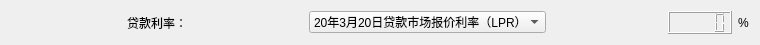
<?xml version="1.0" encoding="UTF-8"?>
<ui version="4.0">
 <class>Lilun</class>
 <widget class="QWidget" name="Lilun">
  <property name="geometry">
   <rect>
    <x>0</x>
    <y>0</y>
    <width>760</width>
    <height>41</height>
   </rect>
  </property>
  <property name="windowTitle">
   <string>Form</string>
  </property>
  <layout class="QHBoxLayout" name="horizontalLayout">
   <item>
    <spacer name="horizontalSpacer_3">
     <property name="orientation">
      <enum>Qt::Horizontal</enum>
     </property>
     <property name="sizeHint" stdset="0">
      <size>
       <width>40</width>
       <height>20</height>
      </size>
     </property>
    </spacer>
   </item>
   <item>
    <widget class="QLabel" name="label">
     <property name="text">
      <string>贷款利率：</string>
     </property>
    </widget>
   </item>
   <item>
    <spacer name="horizontalSpacer_2">
     <property name="orientation">
      <enum>Qt::Horizontal</enum>
     </property>
     <property name="sizeHint" stdset="0">
      <size>
       <width>40</width>
       <height>20</height>
      </size>
     </property>
    </spacer>
   </item>
   <item>
    <widget class="QComboBox" name="comboBox">
     <item>
      <property name="text">
       <string>20年3月20日贷款市场报价利率（LPR）</string>
      </property>
     </item>
     <item>
      <property name="text">
       <string>19年9月20日贷款市场报价利率（LPR）</string>
      </property>
     </item>
     <item>
      <property name="text">
       <string>15年10月24日利率上限（1.1倍）</string>
      </property>
     </item>
     <item>
      <property name="text">
       <string>15年10月24日利率上限（1.05倍）</string>
      </property>
     </item>
     <item>
      <property name="text">
       <string>15年10月24日利率下限（85折）</string>
      </property>
     </item>
     <item>
      <property name="text">
       <string>15年10月24日利率下限（7折）</string>
      </property>
     </item>
     <item>
      <property name="text">
       <string>15年10月24日基准利率</string>
      </property>
     </item>
     <item>
      <property name="text">
       <string>15年8月26日利率上限（1.1倍）</string>
      </property>
     </item>
     <item>
      <property name="text">
       <string>15年8月26日利率下限（85折）</string>
      </property>
     </item>
     <item>
      <property name="text">
       <string>15年8月26日利率下限（7折）</string>
      </property>
     </item>
     <item>
      <property name="text">
       <string>15年8月26日基准利率</string>
      </property>
     </item>
     <item>
      <property name="text">
       <string>15年6月28日利率上限（1.1倍）</string>
      </property>
     </item>
     <item>
      <property name="text">
       <string>15年6月28日利率下限（85折）</string>
      </property>
     </item>
     <item>
      <property name="text">
       <string>15年6月28日利率下限（7折）</string>
      </property>
     </item>
     <item>
      <property name="text">
       <string>15年6月28日基准利率</string>
      </property>
     </item>
     <item>
      <property name="text">
       <string>15年5月11日利率上限（1.1倍）</string>
      </property>
     </item>
     <item>
      <property name="text">
       <string>15年5月11日利率下限（85折）</string>
      </property>
     </item>
     <item>
      <property name="text">
       <string>15年5月11日利率下限（7折）</string>
      </property>
     </item>
     <item>
      <property name="text">
       <string>15年5月11日基准利率</string>
      </property>
     </item>
     <item>
      <property name="text">
       <string>15年3月1日利率上限（1.1倍）</string>
      </property>
     </item>
     <item>
      <property name="text">
       <string>15年3月1日利率下限（85折）</string>
      </property>
     </item>
     <item>
      <property name="text">
       <string>15年3月1日利率下限（7折）</string>
      </property>
     </item>
     <item>
      <property name="text">
       <string>15年3月1日基准利率</string>
      </property>
     </item>
     <item>
      <property name="text">
       <string>14年11月22日利率上限（1.1倍）</string>
      </property>
     </item>
     <item>
      <property name="text">
       <string>14年11月22日利率下限（85折）</string>
      </property>
     </item>
     <item>
      <property name="text">
       <string>14年11月22日利率下限（7折）</string>
      </property>
     </item>
     <item>
      <property name="text">
       <string>14年11月22日基准利率</string>
      </property>
     </item>
     <item>
      <property name="text">
       <string>12年7月6日利率上限（1.1倍）</string>
      </property>
     </item>
     <item>
      <property name="text">
       <string>12年7月6日利率下限（85折）</string>
      </property>
     </item>
     <item>
      <property name="text">
       <string>12年7月6日利率下限（7折）</string>
      </property>
     </item>
     <item>
      <property name="text">
       <string>12年7月6日基准利率</string>
      </property>
     </item>
     <item>
      <property name="text">
       <string>12年6月8日利率上限（1.1倍）</string>
      </property>
     </item>
     <item>
      <property name="text">
       <string>12年6月8日利率下限（85折）</string>
      </property>
     </item>
     <item>
      <property name="text">
       <string>12年6月8日利率下限（7折）</string>
      </property>
     </item>
     <item>
      <property name="text">
       <string>12年6月8日基准利率</string>
      </property>
     </item>
    </widget>
   </item>
   <item>
    <spacer name="horizontalSpacer">
     <property name="orientation">
      <enum>Qt::Horizontal</enum>
     </property>
     <property name="sizeHint" stdset="0">
      <size>
       <width>40</width>
       <height>20</height>
      </size>
     </property>
    </spacer>
   </item>
   <item>
    <widget class="QLCDNumber" name="lcd"/>
   </item>
   <item>
    <widget class="QLabel" name="label_2">
     <property name="text">
      <string>%</string>
     </property>
    </widget>
   </item>
  </layout>
 </widget>
 <resources/>
 <connections/>
</ui>
